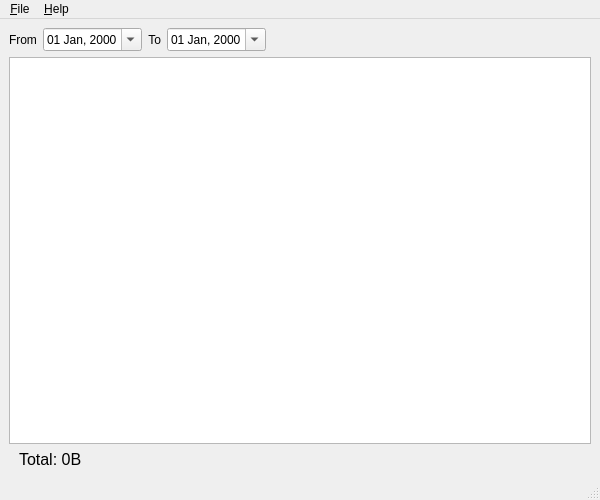
<?xml version="1.0" encoding="UTF-8"?>
<ui version="4.0">
 <class>MainWindow</class>
 <widget class="QMainWindow" name="MainWindow">
  <property name="geometry">
   <rect>
    <x>0</x>
    <y>0</y>
    <width>600</width>
    <height>500</height>
   </rect>
  </property>
  <property name="sizePolicy">
   <sizepolicy hsizetype="Fixed" vsizetype="Preferred">
    <horstretch>0</horstretch>
    <verstretch>0</verstretch>
   </sizepolicy>
  </property>
  <property name="minimumSize">
   <size>
    <width>600</width>
    <height>500</height>
   </size>
  </property>
  <property name="maximumSize">
   <size>
    <width>750</width>
    <height>16777215</height>
   </size>
  </property>
  <property name="windowTitle">
   <string>Bandwidth Monitor</string>
  </property>
  <widget class="QWidget" name="centralwidget">
   <layout class="QGridLayout" name="gridLayout">
    <item row="0" column="0">
     <layout class="QHBoxLayout" name="horizontalLayout">
      <item>
       <widget class="QLabel" name="label">
        <property name="text">
         <string>From</string>
        </property>
       </widget>
      </item>
      <item>
       <widget class="QDateEdit" name="dateFrom">
        <property name="displayFormat">
         <string>dd MMM, yyyy</string>
        </property>
        <property name="calendarPopup">
         <bool>true</bool>
        </property>
       </widget>
      </item>
      <item>
       <widget class="QLabel" name="label_2">
        <property name="text">
         <string>To</string>
        </property>
        <property name="alignment">
         <set>Qt::AlignRight|Qt::AlignTrailing|Qt::AlignVCenter</set>
        </property>
       </widget>
      </item>
      <item>
       <widget class="QDateEdit" name="dateTo">
        <property name="displayFormat">
         <string>dd MMM, yyyy</string>
        </property>
        <property name="calendarPopup">
         <bool>true</bool>
        </property>
       </widget>
      </item>
      <item>
       <spacer name="horizontalSpacer">
        <property name="orientation">
         <enum>Qt::Horizontal</enum>
        </property>
        <property name="sizeHint" stdset="0">
         <size>
          <width>40</width>
          <height>20</height>
         </size>
        </property>
       </spacer>
      </item>
     </layout>
    </item>
    <item row="1" column="0">
     <widget class="QTableView" name="tableView"/>
    </item>
    <item row="2" column="0">
     <widget class="QLabel" name="labelTotal">
      <property name="font">
       <font>
        <pointsize>12</pointsize>
       </font>
      </property>
      <property name="text">
       <string>Total: 0B</string>
      </property>
      <property name="margin">
       <number>4</number>
      </property>
      <property name="indent">
       <number>10</number>
      </property>
     </widget>
    </item>
   </layout>
  </widget>
  <widget class="QMenuBar" name="menubar">
   <property name="geometry">
    <rect>
     <x>0</x>
     <y>0</y>
     <width>600</width>
     <height>23</height>
    </rect>
   </property>
   <widget class="QMenu" name="menu_File">
    <property name="title">
     <string>&amp;File</string>
    </property>
    <addaction name="action_Quit"/>
   </widget>
   <widget class="QMenu" name="menu_Help">
    <property name="title">
     <string>&amp;Help</string>
    </property>
    <addaction name="actionAbout"/>
   </widget>
   <addaction name="menu_File"/>
   <addaction name="menu_Help"/>
  </widget>
  <widget class="QStatusBar" name="statusbar"/>
  <action name="action_Quit">
   <property name="text">
    <string>Quit</string>
   </property>
   <property name="shortcut">
    <string>Ctrl+Q</string>
   </property>
  </action>
  <action name="action_Update_Now">
   <property name="text">
    <string>&amp;Update Now</string>
   </property>
   <property name="shortcut">
    <string>Ctrl+U</string>
   </property>
  </action>
  <action name="actionAbout">
   <property name="text">
    <string>About</string>
   </property>
  </action>
 </widget>
 <resources/>
 <connections>
  <connection>
   <sender>action_Quit</sender>
   <signal>triggered()</signal>
   <receiver>MainWindow</receiver>
   <slot>close()</slot>
   <hints>
    <hint type="sourcelabel">
     <x>-1</x>
     <y>-1</y>
    </hint>
    <hint type="destinationlabel">
     <x>299</x>
     <y>249</y>
    </hint>
   </hints>
  </connection>
  <connection>
   <sender>dateFrom</sender>
   <signal>editingFinished()</signal>
   <receiver>action_Update_Now</receiver>
   <slot>trigger()</slot>
   <hints>
    <hint type="sourcelabel">
     <x>107</x>
     <y>48</y>
    </hint>
    <hint type="destinationlabel">
     <x>-1</x>
     <y>-1</y>
    </hint>
   </hints>
  </connection>
  <connection>
   <sender>dateTo</sender>
   <signal>editingFinished()</signal>
   <receiver>action_Update_Now</receiver>
   <slot>trigger()</slot>
   <hints>
    <hint type="sourcelabel">
     <x>247</x>
     <y>48</y>
    </hint>
    <hint type="destinationlabel">
     <x>-1</x>
     <y>-1</y>
    </hint>
   </hints>
  </connection>
 </connections>
</ui>
